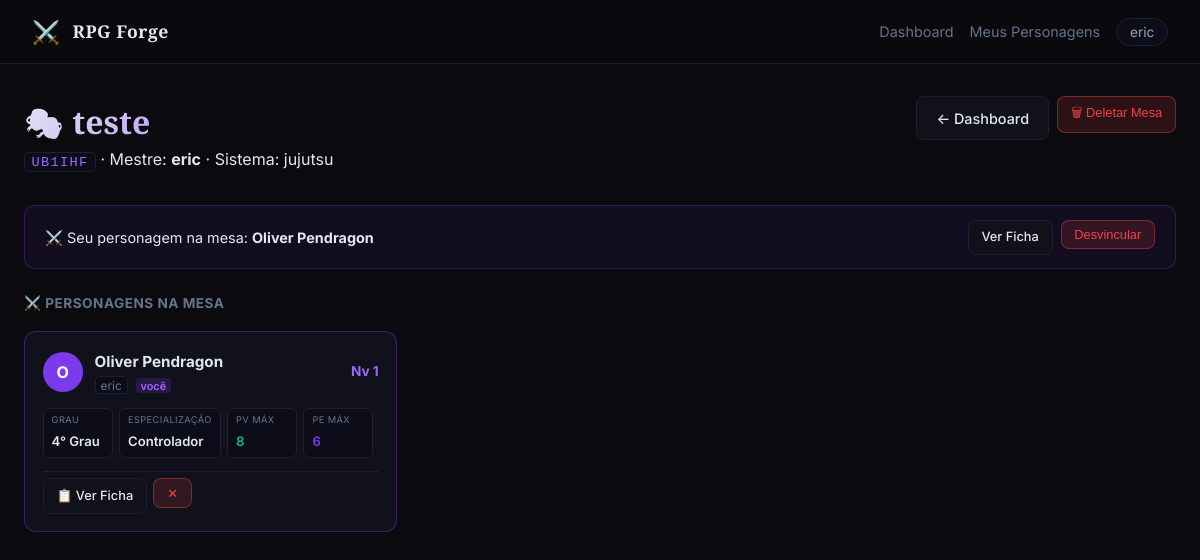
Page /mesa/UB1IHF (signed in) on the earlier database version.
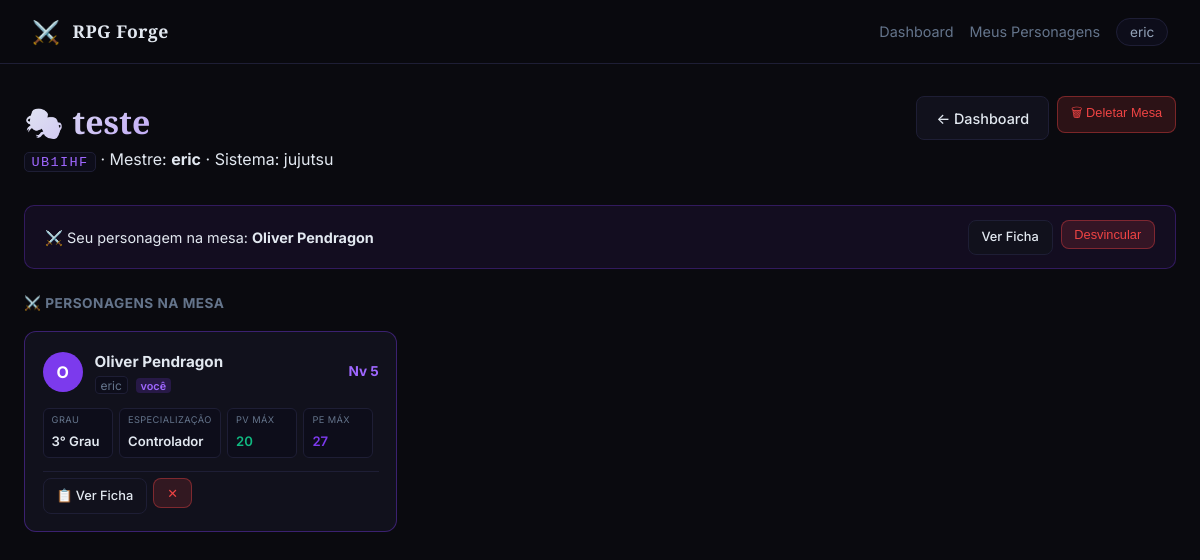
Same page on the later database version.
### tables this page shows
CREATE TABLE personagens (
                id INTEGER PRIMARY KEY AUTOINCREMENT,
                nome TEXT NOT NULL,
                dados TEXT NOT NULL,
                criado_em TIMESTAMP DEFAULT CURRENT_TIMESTAMP,
                atualizado_em TIMESTAMP DEFAULT CURRENT_TIMESTAMP
            , usuario_id INTEGER, sistema TEXT DEFAULT 'jujutsu', mesa_id INTEGER);

CREATE TABLE usuarios (
                id INTEGER PRIMARY KEY AUTOINCREMENT,
                username TEXT UNIQUE NOT NULL,
                password_hash TEXT NOT NULL,
                criado_em TIMESTAMP DEFAULT CURRENT_TIMESTAMP
            );

### app.py (the view)
@app.route("/mesa/<codigo>")
@login_required
def ver_mesa(codigo):
    uid = session["usuario_id"]
    with get_db() as conn:
        mesa = conn.execute("SELECT * FROM mesas WHERE codigo=?", (codigo,)).fetchone()
        if not mesa:
            flash("Mesa não encontrada.", "error")
            return redirect(url_for("dashboard"))
        personagens_mesa = conn.execute(
            "SELECT p.*, u.username FROM personagens p JOIN usuarios u ON p.usuario_id=u.id WHERE p.mesa_id=?",
            (mesa["id"],)
        ).fetchall()
        meus = conn.execute(
            "SELECT id, nome FROM personagens WHERE usuario_id=? AND sistema=? AND (mesa_id IS NULL OR mesa_id=?)",
            (uid, mesa["sistema"], mesa["id"])
        ).fetchall()
        mestre = conn.execute("SELECT username FROM usuarios WHERE id=?", (mesa["mestre_id"],)).fetchone()
    chars_lista = []
    for p in personagens_mesa:
        dados = json.loads(p["dados"])
        calc = calcular_ficha(dict(dados))["calculado"]
        chars_lista.append({
            "id": p["id"],
            "nome": p["nome"],
            "username": p["username"],
            "eh_meu": p["usuario_id"] == uid,
            "nivel": dados.get("nivel", 1),
            "grau": calcular_grau(dados.get("nivel", 1)),
            "especializacao": ESPECIALIZACOES.get(dados.get("especializacao", ""), {}).get("nome", "?"),
            "pv_max": calc["pv_max"],
            "pe_max": calc["pe_max"],
        })
    meu_char_na_mesa = next((c for c in chars_lista if c["eh_meu"]), None)
    return render_template("mesa.html",
                           mesa=mesa,
                           mestre=mestre,
                           chars_lista=chars_lista,
                           meus_personagens=meus,
                           meu_char_na_mesa=meu_char_na_mesa,
                           eh_mestre=mesa["mestre_id"] == uid,
                           usuario=usuario_logado())

### app.py (called while the page is built)
def get_db():
    conn = sqlite3.connect(DB_PATH)
    conn.row_factory = sqlite3.Row
    return conn

def login_required(f):
    @wraps(f)
    def decorated(*args, **kwargs):
        if "usuario_id" not in session:
            return redirect(url_for("login"))
        return f(*args, **kwargs)
    return decorated

def usuario_logado():
    return {"id": session.get("usuario_id"), "username": session.get("usuario_nome")}

### game_data.py (called while the page is built)
def calcular_modificador(valor):
    return (valor - 10) // 2

def calcular_grau(nivel):
    for (min_n, max_n), grau in GRAUS_FEITICEIRO.items():
        if min_n <= nivel <= max_n:
            return grau
    return "Especial"

def calcular_pv(especializacao, nivel, mod_con, historico_niveis=None):
    spec = ESPECIALIZACOES.get(especializacao)
    if not spec:
        return 0
    pv = spec["pv_inicial"] + mod_con
    for n in range(2, nivel + 1):
        pv += spec["pv_fixo_nivel"] + mod_con
    return max(1, pv)

def calcular_bonus_treinamento(nivel):
    return XP_TABLE.get(nivel, {}).get("bonus_treinamento", 2)

### templates/mesa.html (shortened to what the changed rows need)
{% extends "base.html" %}
{% block content %}
<div class="page-header">
  <div>
    <h1 class="page-title">🎭 {{ mesa.nome }}</h1>
  </div>
</div>
{% if not meu_char_na_mesa %}
<div class="mesa-vincular-box">
  <h3 class="mesa-vincular-title">🔗 Vincular seu Personagem</h3>
  {% if meus_personagens %}
  <form method="POST" class="mesa-vincular-form">
    <select name="pid_vincular" class="form-input form-select" style="max-width:280px">
      {% for p in meus_personagens %}
      <option value="{{ p.id }}">{{ p.nome }}</option>
      {% endfor %}
    </select>
    <button type="submit" class="btn btn-primary">Vincular</button>
  </form>
  <script>
  document.querySelector('.mesa-vincular-form').addEventListener('submit', function(e){
    e.preventDefault();
    const pid = this.querySelector('[name=pid_vincular]').value;
    fetch(`/mesa/{{ mesa.codigo }}/vincular/${pid}`, {method:'POST'}).then(()=>location.reload());
  });
  </script>
  {% else %}
  <p class="page-sub">Você não tem personagens para este sistema.
    <a href="{{ url_for('criar') }}" class="btn btn-sm btn-primary" style="margin-left:.5rem">Criar Personagem</a>
  </p>
  {% endif %}
</div>
{% else %}
<div class="mesa-meu-char-box">
  <span>⚔️ Seu personagem na mesa: <strong>{{ meu_char_na_mesa.nome }}</strong></span>
  <div style="display:flex;gap:.5rem">
    <a href="{{ url_for('ver_personagem', pid=meu_char_na_mesa.id) }}" class="btn btn-sm btn-secondary">Ver Ficha</a>
    <form method="POST" action="{{ url_for('desvincular_personagem', codigo=mesa.codigo, pid=meu_char_na_mesa.id) }}">
      <button class="btn btn-sm btn-danger">Desvincular</button>
    </form>
  </div>
</div>
{% endif %}
<div style="margin-top:1.5rem">
  <h2 class="dash-section-title">⚔️ Personagens na Mesa</h2>
  {% if chars_lista %}
  <div class="mesa-chars-grid">
    {% for c in chars_lista %}
    <div class="mesa-char-card {{ 'my-char' if c.eh_meu else '' }}">
      <div class="mesa-char-header">
        <div class="mesa-char-avatar">{{ c.nome[0].upper() }}</div>
        <div class="mesa-char-info">
          <div class="mesa-char-nome">{{ c.nome }}</div>
          <div class="mesa-char-player">
            <span class="mesa-player-tag">{{ c.username }}</span>
            {% if c.eh_meu %}<span class="mesa-seu-tag">você</span>{% endif %}
          </div>
        </div>
        <span class="mesa-char-nivel">Nv {{ c.nivel }}</span>
      </div>
      <div class="mesa-char-stats">
        <div class="mesa-char-stat">
          <span class="mcs-lbl">Grau</span>
          <span class="mcs-val">{{ c.grau }}</span>
        </div>
        <div class="mesa-char-stat">
          <span class="mcs-lbl">Especialização</span>
          <span class="mcs-val">{{ c.especializacao }}</span>
        </div>
        <div class="mesa-char-stat pv">
          <span class="mcs-lbl">PV máx</span>
          <span class="mcs-val">{{ c.pv_max }}</span>
        </div>
        <div class="mesa-char-stat pe">
          <span class="mcs-lbl">PE máx</span>
          <span class="mcs-val">{{ c.pe_max }}</span>
        </div>
      </div>
      <div class="mesa-char-actions">
        <a href="{{ url_for('ver_personagem', pid=c.id) }}" class="btn btn-sm btn-secondary">📋 Ver Ficha</a>
        {% if c.eh_meu or eh_mestre %}
        <form method="POST" action="{{ url_for('desvincular_personagem', codigo=mesa.codigo, pid=c.id) }}">
          <button class="btn btn-sm btn-danger" title="Remover da mesa">✕</button>
        </form>
        {% endif %}
      </div>
    </div>
    {% endfor %}
  </div>
  {% else %}
  <div class="empty-state" style="padding:2rem">
    <p>Nenhum personagem vinculado ainda. Compartilhe o código <strong>{{ mesa.codigo }}</strong> com seus jogadores!</p>
  </div>
  {% endif %}
</div>
{% endblock %}

Differences in the rows shown:
changed personagens "Oliver Pendragon": nivel "1" → "5"; grau "4° Grau" → "3° Grau"; pv_max "8" → "20"; pe_max "6" → "27"
